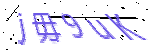
#> input picture 猿人学练习/17验证码图片验证码-识别/img/1.png, 150 x 50 px
$ python '去除干扰线.py'
#> lines starting #> are read from the running program, lines starting #| are printed output that depends on the picture; after the words box and inside, x2 and y2 are one past the last pixel; in counts of white or black regions, pixels touching at a corner belong together
from PIL import Image


def processing_image(img_file, standard=205):
    """ 1.将图片进行降噪处理, 通过二值化去掉后面的背景色并加深文字对比度 """
#> called with img_file = './img/1.png', standard = 205
    img = Image.open(img_file)
#> img is the input picture: PIL image 150x50 RGB; mean R, G, B 232.6, 230.4, 245.5
    for i in range(img.size[0]):
        for j in range(img.size[1]):
            r, g, b = img.getpixel((i, j))
            # 将部分像素值变为纯白色
            if r == 0 and g == 0 and b == 0:
                img.putpixel((i, j), (255, 255, 255))
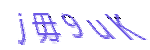
#> img: PIL image 150x50 RGB; mean R, G, B 238.7, 236.5, 251.6

    # 灰度转换，二值化: 根据阈值 standard, 将所有像素都置为 0(黑色) 或 255(白色), 便于接下来的分割
    img = img.convert('L')
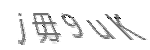
#> img: PIL image 150x50 L; min 3, max 255, mean 238.9
    pixels = img.load()
    for x in range(img.width):
        for y in range(img.height):
            if pixels[x, y] > standard:
                pixels[x, y] = 255
            else:
                pixels[x, y] = 0
    return img


def run():
    image_b = processing_image('./img/1.png')
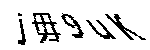
#> image_b: PIL image 150x50 L; 87.5% white; black in thin lines or dots, all inside (x1, y1, x2, y2) = (18, 13, 146, 45)
    image_b.save('./img/1-test.png')


if __name__ == '__main__':
    run()
